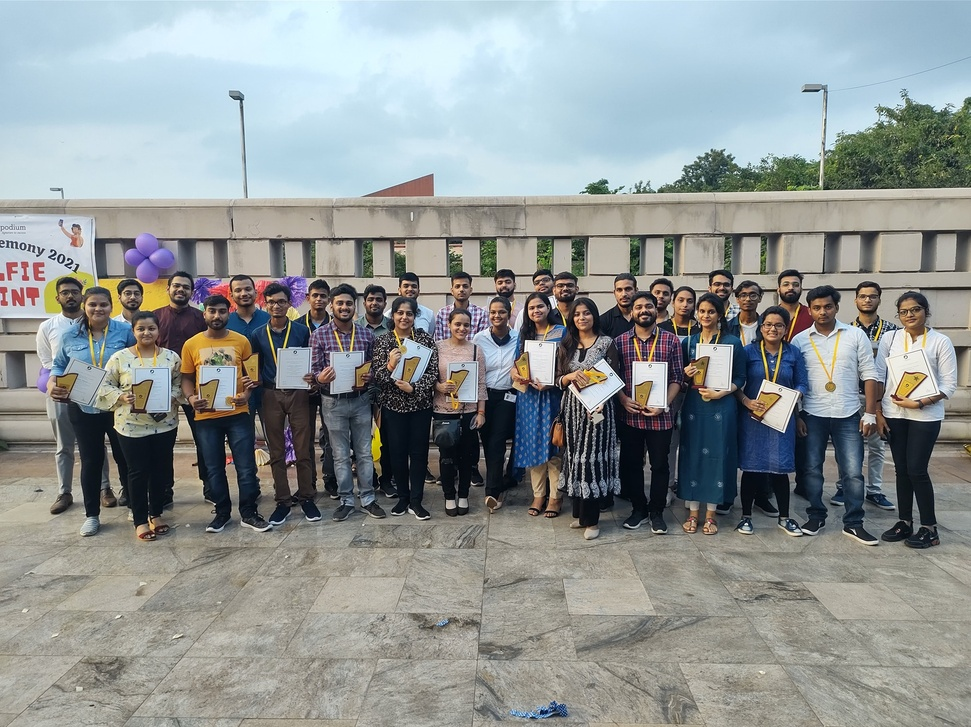
#> input picture Data Science1/computer vision/citation.jpg, 971 x 727 px, shrunk from 2048 x 1532 before the run
$ jupyter execute face_extract.ipynb
#> lines starting #> are read from the running program, lines starting #| are printed output that depends on the picture; after the words box and inside, x2 and y2 are one past the last pixel; in counts of white or black regions, pixels touching at a corner belong together
[cell 1]
import cv2

[cell 2]
img = cv2.imread('citation.jpg')
#> img is the input picture: shape (727, 971, 3); mean B, G, R 148.3, 149.2, 143.9

[cell 3]
cv2.imwrite('new_img.jpg',img)
#> Out = True

Program to identify all face in an image

[cell 4]
# loading the classifier
face_detector = cv2.CascadeClassifier('face_classifier.xml')

# detecting the faces
detected_faces = face_detector.detectMultiScale(img, 1.1, 5)
#> detected_faces = 28 rows, first 6: [778, 275, 24, 24], [169, 277, 24, 24], [399, 278, 21, 21], [449, 277, 24, 24], [710, 276, 24, 24], [611, 280, 26, 26]

cropped_faces = []

# marking the faces
for (x, y, w, h) in detected_faces:
    cv2.rectangle(img, (x, y), (x+w, y+h), (0, 255, 0), 4)
#> this loop made 28 passes
#> (x, y, w, h) on passes 1 to 12: (778, 275, 24, 24), (169, 277, 24, 24), (399, 278, 21, 21), (449, 277, 24, 24), (710, 276, 24, 24), (611, 280, 26, 26), (651, 284, 22, 22), (119, 283, 26, 26), (307, 287, 24, 24), (736, 286, 25, 25), (855, 287, 26, 26), (363, 290, 24, 24)
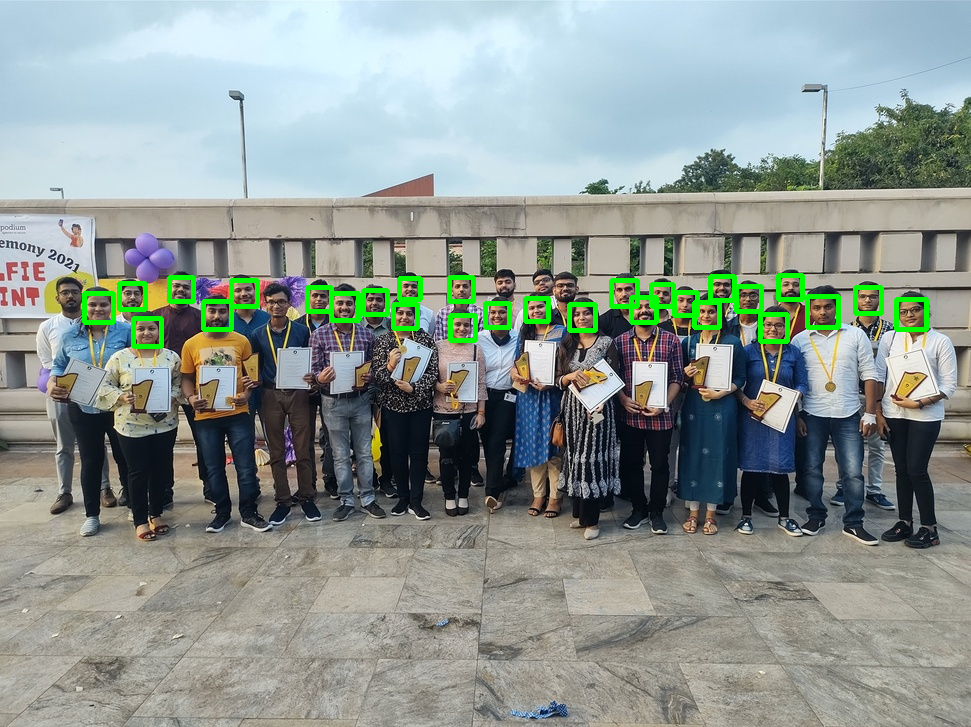
#> img: shape (727, 971, 3); 1.9% of pixels changed, all inside (x1, y1, x2, y2) = (82, 273, 929, 349)

cv2.imwrite('detected_citation_img.jpg', img)
#> Out = True

Program to extract and save all the faces in an image

[cell 5]
# loading the classifier
face_detector = cv2.CascadeClassifier('face_classifier.xml')

# detecting the faces
detected_faces = face_detector.detectMultiScale(img, 1.1, 5)
#> detected_faces = 18 rows, first 6: [611, 280, 26, 26], [650, 283, 24, 24], [121, 284, 24, 24], [307, 286, 24, 24], [855, 286, 26, 26], [364, 291, 22, 22]

cropped_faces = []

# marking the faces
for (x, y, w, h) in detected_faces:
    # cv2.rectangle(img, (x, y), (x+w, y+h), (0, 255, 0), 4)
    cropped_faces.append(img[y:y+h , x:x+w])
#> this loop made 18 passes
#> (x, y, w, h) on passes 1 to 12: (611, 280, 26, 26), (650, 283, 24, 24), (121, 284, 24, 24), (307, 286, 24, 24), (855, 286, 26, 26), (364, 291, 22, 22), (673, 291, 25, 25), (332, 294, 25, 25), (485, 302, 24, 24), (695, 302, 24, 24), (393, 304, 25, 25), (571, 305, 24, 24)
#> after the loop, cropped_faces = 18 items

# create folder
try:
    os.mkdir('./faces')
except Exception as e:
    print(e)

for index, face in enumerate(cropped_faces):
    # if face.size > 1:
    cv2.imwrite(f"faces/face{index+1}.jpg", face)
#> this loop made 18 passes
#> pass 1, `cv2.imwrite(f"faces/face{index+1}.jpg", face)`:
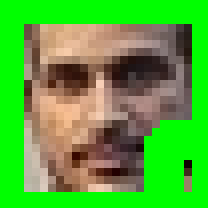
#> saved as face1.jpg: shape (26, 26, 3) (shown 8 times larger); mean B, G, R 55.8, 171.6, 84.2
#> pass 2, `cv2.imwrite(f"faces/face{index+1}.jpg", face)`:
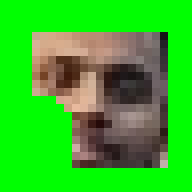
#> saved as face2.jpg: shape (24, 24, 3) (shown 8 times larger); mean B, G, R 37.1, 187.1, 52.5
    # print(face.size)

[cell 6]
for index, ele in enumerate(['a', 'b', "c"]):
    print(index, ele)
